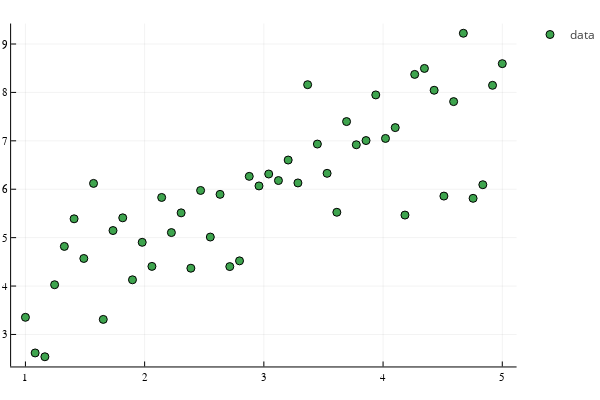

Notebook source saved alongside this figure:
### Code cell
x = LinRange(1,5,50) #generating 50 elements from 1 to 5 including both

using Random;
Random.seed!(123)
y = beta_0 .+ beta_1.*x + rand(Normal(0,sqrt(phi)),length(x))
scatter(x,y,label ="data",c = 3)

### Figure 1 — Plotly figure (JSON) as saved in the notebook; plotly's stock layout.template omitted (floating-point values rounded to 4 significant figures)
{"data": [{"colorbar": {"title": ""}, "legendgroup": "data", "marker": {"color": "rgba(62, 164, 78, 1.000)", "line": {"color": "rgba(0, 0, 0, 1.000)", "width": 1}, "size": 8, "symbol": "circle"}, "mode": "markers", "name": "data", "showlegend": true, "type": "scatter", "x": [1, 1.082, 1.163, 1.245, 1.327, 1.408, 1.49, 1.571, 1.653, 1.735, 1.816, 1.898, 1.98, 2.061, 2.143, 2.224, 2.306, 2.388, 2.469, 2.551, 2.633, 2.714, 2.796, 2.878, 2.959, 3.041, 3.122, 3.204, 3.286, 3.367, 3.449, 3.531, 3.612, 3.694, 3.776, 3.857, 3.939, 4.02, 4.102, 4.184, 4.265, 4.347, 4.429, 4.51, 4.592, 4.673, 4.755, 4.837, 4.918, 5], "xaxis": "x", "y": [3.354, 2.618, 2.54, 4.027, 4.819, 5.389, 4.57, 6.121, 3.311, 5.147, 5.41, 4.13, 4.903, 4.406, 5.83, 5.105, 5.512, 4.369, 5.975, 5.013, 5.894, 4.402, 4.52, 6.266, 6.068, 6.314, 6.18, 6.603, 6.13, 8.16, 6.933, 6.328, 5.524, 7.398, 6.919, 7.006, 7.948, 7.049, 7.273, 5.467, 8.372, 8.496, 8.044, 5.859, 7.81, 9.222, 5.812, 6.093, 8.147, 8.594], "yaxis": "y", "zmax": null, "zmin": null}], "layout": {"annotations": [], "height": 400, "legend_position": {"bgcolor": "rgba(255, 255, 255, 1.000)", "bordercolor": "rgba(0, 0, 0, 1.000)", "borderwidth": 1, "font": {"color": "rgba(0, 0, 0, 1.000)", "family": "sans-serif", "size": 11}, "title": {"font": {"color": "rgba(0, 0, 0, 1.000)", "family": "sans-serif", "size": 15}, "text": ""}, "tracegroupgap": 0, "traceorder": "normal", "x": 1, "xanchor": "auto", "y": 1, "yanchor": "auto"}, "margin": {"b": 20, "l": 0, "r": 0, "t": 20}, "paper_bgcolor": "rgba(255, 255, 255, 1.000)", "plot_bgcolor": "rgba(255, 255, 255, 1.000)", "showlegend": true, "width": 600, "xaxis": {"anchor": "y", "domain": [0.02138, 0.9934], "gridcolor": "rgba(0, 0, 0, 0.100)", "gridwidth": 0.5, "linecolor": "rgba(0, 0, 0, 1.000)", "mirror": false, "range": [0.88, 5.12], "showgrid": true, "showline": true, "showticklabels": true, "tickangle": 0, "tickcolor": "rgb(0, 0, 0)", "tickfont": {"color": "rgba(0, 0, 0, 1.000)", "family": "sans-serif", "size": 11}, "tickmode": "array", "ticks": "inside", "ticktext": ["1", "2", "3", "4", "5"], "tickvals": [1, 2, 3, 4, 5], "title": "", "titlefont": {"color": "rgba(0, 0, 0, 1.000)", "family": "sans-serif", "size": 15}, "type": "-", "visible": true, "zeroline": false, "zerolinecolor": "rgba(0, 0, 0, 1.000)"}, "yaxis": {"anchor": "x", "domain": [0.03762, 0.9902], "gridcolor": "rgba(0, 0, 0, 0.100)", "gridwidth": 0.5, "linecolor": "rgba(0, 0, 0, 1.000)", "mirror": false, "range": [2.339, 9.423], "showgrid": true, "showline": true, "showticklabels": true, "tickangle": 0, "tickcolor": "rgb(0, 0, 0)", "tickfont": {"color": "rgba(0, 0, 0, 1.000)", "family": "sans-serif", "size": 11}, "tickmode": "array", "ticks": "inside", "ticktext": ["3", "4", "5", "6", "7", "8", "9"], "tickvals": [3, 4, 5, 6, 7, 8, 9], "title": "", "titlefont": {"color": "rgba(0, 0, 0, 1.000)", "family": "sans-serif", "size": 15}, "type": "-", "visible": true, "zeroline": false, "zerolinecolor": "rgba(0, 0, 0, 1.000)"}}}
